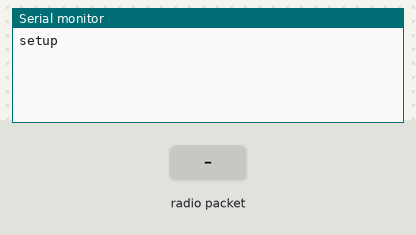
The sketch below on a simulated Arduino Uno, built with avr-gcc and run on an emulated ATmega328P. Parts: the last lines printed to the serial monitor. The test bench sets the inputs (shaded band). No radio packets arrive unless stated.

Above: at 1.2 s.
1.3 s: radio packet "1" arrives
At 2.5 s:
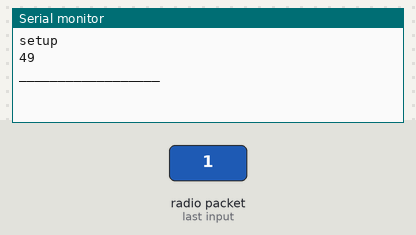
2.8 s: radio packet "0" arrives
At 3.7 s:
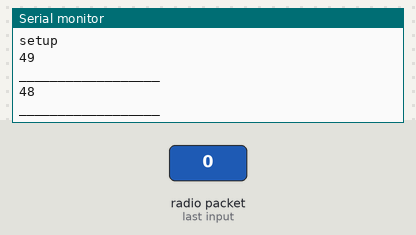
4.3 s: radio packet "2" arrives
At 4.9 s:
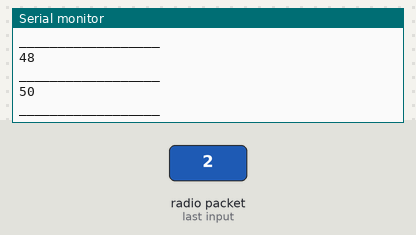

The sketch:

rf_433MHZ_alici.ino
```cpp
/*
Emirhan Özçelik tarafından hazırlanmıştır.

  dr3100 bağlantıları
    vcc -- 5v
    gnd -- gnd
    DATA -- 12

  gelen veri paketi içeriği
    paket[0] = joy-x
    paket[1] = joy-y
    paket[2] = but_1
    paket[3] = but_2
    paket[4] = but_3
    paket[5] = but_4

herhangi sorunuz olursa emirhanozcelik339@gmail.com adresinden ulaşabilirsiniz.İyi çalışmalar :)
*/

#include <VirtualWire.h>

void setup()
{
    Serial.begin(9600);
    Serial.println("setup");
    vw_set_ptt_inverted(true);
    vw_setup(2000);
    vw_rx_start();
}

void loop()
{
    uint8_t buf[VW_MAX_MESSAGE_LEN];
    uint8_t buflen = VW_MAX_MESSAGE_LEN;


    if (vw_get_message(buf, &buflen))
    {
      for(int i = 0; i<buflen;i++)
      {
       Serial.println(buf[i],DEC);
       delay(1);
      }
      Serial.println("__________________");
    }
}
```

Measured:
- after the input at 1.3 s, the serial monitor: prints a new line at once (image 1)
- after the input at 2.8 s, the serial monitor: prints a new line at once (image 2)
- after the input at 4.3 s, the serial monitor: prints a new line at once (image 3)
